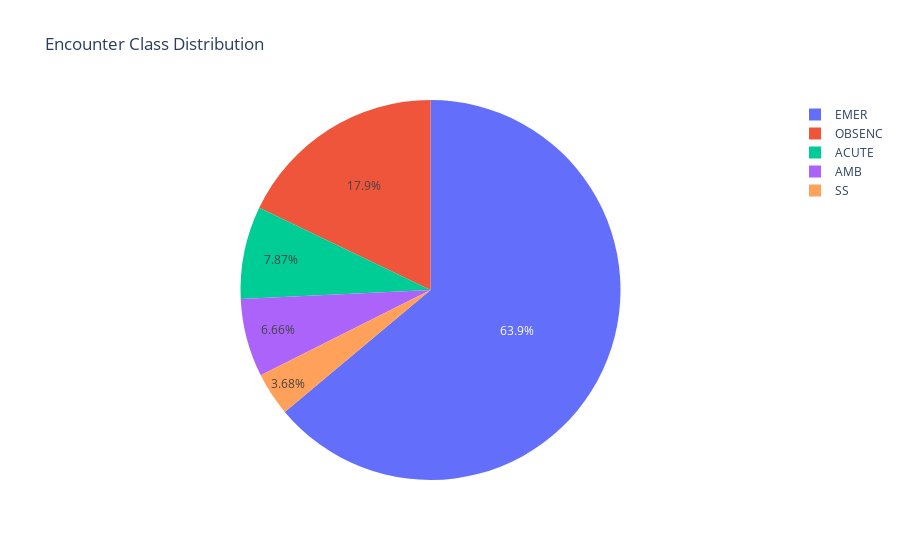

The cell this chart's notebook holds for it:
### Markdown cell above
#### Encounter Class Distribution Pie Chart

### Code cell
px.pie(fm_encounter.groupBy("encounterClass").count().toPandas(), values='count', names='encounterClass', title='Encounter Class Distribution').show()

### Figure 1 — Plotly figure (JSON) as saved in the notebook; plotly's stock layout.template omitted (floating-point values rounded to 4 significant figures)
{"data": [{"domain": {"x": [0, 1], "y": [0, 1]}, "hovertemplate": "encounterClass=%{label}<br>count=%{value}<extra></extra>", "labels": ["AMB", "OBSENC", "EMER", "SS", "ACUTE"], "legendgroup": "", "name": "", "showlegend": true, "type": "pie", "values": [61882, 166151, 594054, 34231, 73181]}], "layout": {"legend": {"tracegroupgap": 0}, "title": {"text": "Encounter Class Distribution"}}}
